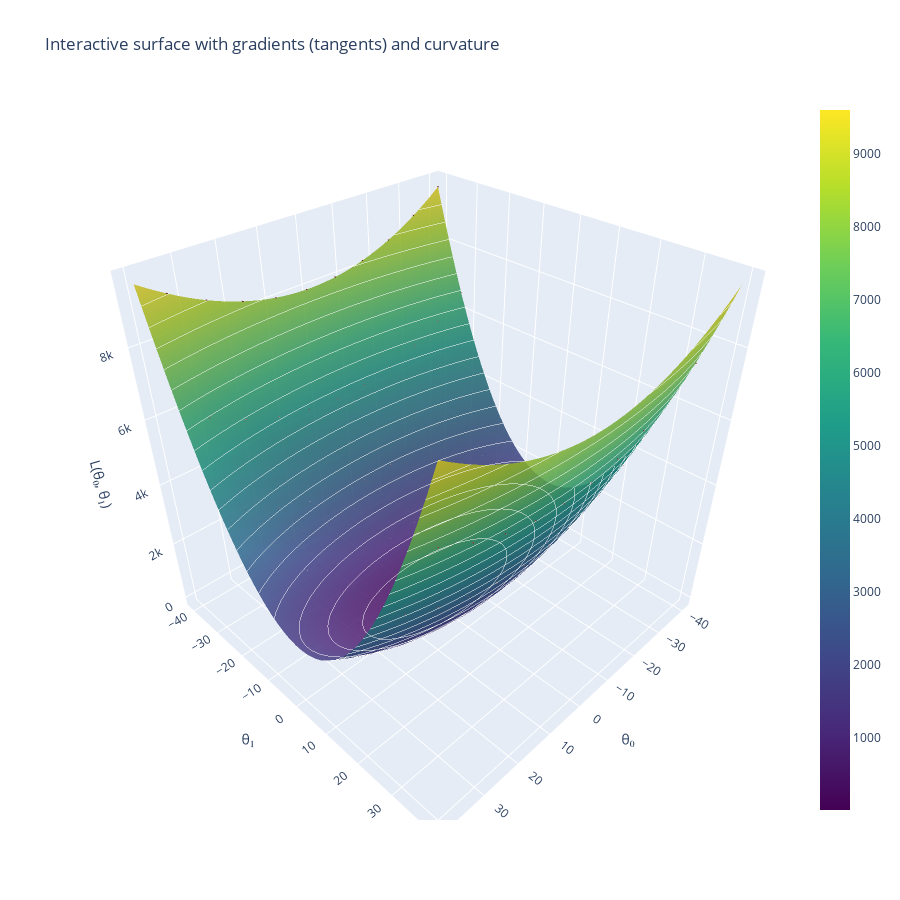

The notebook cell saved with this chart:
### Markdown cell above
# Drawing gradients

### Code cell
import torch
import numpy as np
import plotly.graph_objects as go

# ----- Generate mesh points -----
n = 40
a0 = torch.linspace(-n, n, n)
a1 = torch.linspace(-n, n, n)

A0, A1 = torch.meshgrid(a0, a1, indexing="ij")
A0.requires_grad_(True)
A1.requires_grad_(True)

# ----- Define curvature / loss function -----
def curve(x, y):
    return x**2 + 5*y**2

# ----- Evaluate -----
c_val = curve(A0, A1)

# ----- Gradients -----
c_val.sum().backward()
G0n = A0.grad
G1n = A1.grad

# ----- Convert to numpy -----
A0n = A0.detach().numpy()
A1n = A1.detach().numpy()
Zn  = c_val.detach().numpy()

# ----- Interactive surface -----
surface = go.Surface(
    x=A0n,
    y=A1n,
    z=Zn,
    colorscale="Viridis",
    opacity=0.85,
    contours={
        "z": {
            "show": True,
            "start": Zn.min(),
            "end": Zn.max(),
            "size": (Zn.max() - Zn.min()) / 20,
            "color": "white"
        }
    }
)

# ----- Gradient vectors (subsample to avoid clutter) -----
step = 4  # increase for fewer arrows

cones = go.Cone(
    x=A0n[::step, ::step].flatten(),
    y=A1n[::step, ::step].flatten(),
    z=Zn[::step, ::step].flatten(),
    u=G0n[::step, ::step].flatten(),
    v=G1n[::step, ::step].flatten(),
    w=np.zeros_like(G0n[::step, ::step].flatten()),
    colorscale="Reds",
    sizemode="absolute",
    sizeref=8,
    showscale=False,
    name="Gradient (tangent)"
)


# ----- Figure -----
fig = go.Figure(data=[surface, cones])

fig.update_layout(
    title="Interactive surface with gradients (tangents) and curvature",
    scene=dict(
        xaxis_title="θ₀",
        yaxis_title="θ₁",
        zaxis_title="L(θ₀, θ₁)",
    ),
    width=900,
    height=900
)

fig.show()
